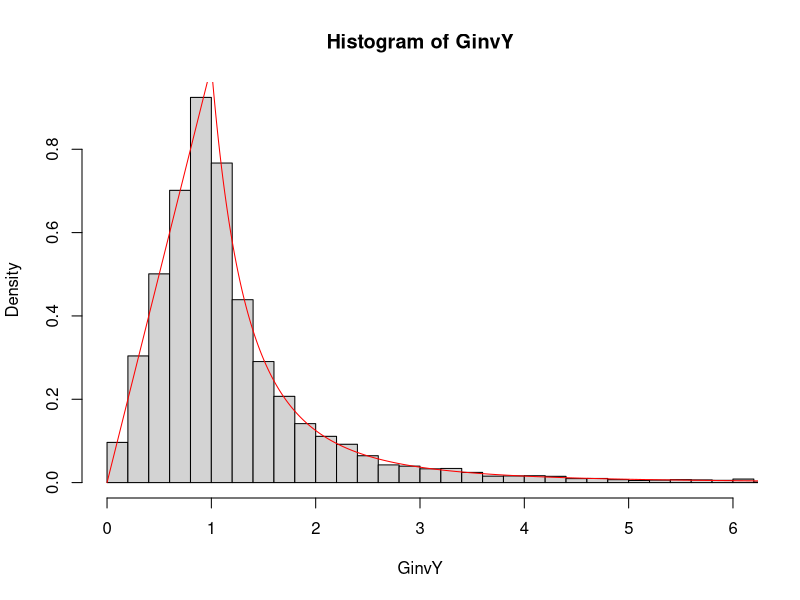

Here is the R script that generated this plot:
# Opg 1.1
data <- read.table("avit.txt", header=TRUE)
nm <- sum(data$sex==1)
nk <- sum(data$sex==2)

avitM = data$avit[data$sex==1]
logAvitM = log(avitM)

# Opg 1.2
medianAvitM = median(avitM)
meanAvitM = mean(avitM)
varAvitM = var(avitM)
sdAvitM = sd(avitM)

medianLogAvitM = median(logAvitM)
meanLogAvitM = mean(logAvitM)
varLogAvitM = var(logAvitM)
sdLogAvitM = sd(logAvitM)

# Opg 1.3
plot <- 0
if (plot==1) {
    hist(avitM, breaks=30, prob=TRUE)
    x1 <- seq(0, max(avitM), max(avitM)/nm)
    f1 <- dnorm(x1, mean=meanAvitM, sd=sdAvitM)
    lines(x1, f1, col="red")
    
    dev.new()
    hist(logAvitM, breaks=30, prob=TRUE)
    x2 <- seq(0, max(logAvitM), max(logAvitM)/nm)
    f2 <- dnorm(x2, mean=meanLogAvitM, sd=sdLogAvitM)
    lines(x2, f2, col="red")
}
# Opg 1.4
pnorm(2000, meanAvitM, sdAvitM)

# Opg 1.6
f <- function(y, s, u) {
    r1 <- 1 / (y * sqrt(2 * pi * s^2))
    r2 <- exp(-(log(y) - u)^2 / (2*s^2))
    return (r1*r2)
}

if (plot==1) {
    hist(avitM, breaks=30, prob=TRUE)
    x1 <- seq(0, max(avitM), max(avitM)/nm)
    f1 <- f(x1, sdLogAvitM, meanLogAvitM)
    lines(x1, f1, col="red")
}

# Opg 2.8
G <- function(y) {
    if (0 < y && y <= 1) {
        r <- y
    } else if (1 < y) {
        r <- y^(-3)
    } else {
        r <- 0
    }
    return(r)
}

Ginv <- function(y) {
    if (0 < y && y < 0.5) {
        r <- sqrt(2*y)
    } else if (0.5 < y) {
        r <- 1 / sqrt(2-2*y)
    } else {
        r <- 0
    }
    return(r)
}

Y <- runif(10000, 0, 1)
GinvY <- sapply(Y, Ginv, simplify=array)
x1 <- seq(from=0, to=100, length.out=10000)
G1 <- sapply(x1, G, simplify=array)
mean(GinvY)
hist(GinvY, prob=TRUE, breaks=max(GinvY*4), xlim=c(0,6))
lines(x1, G1, col="red")
